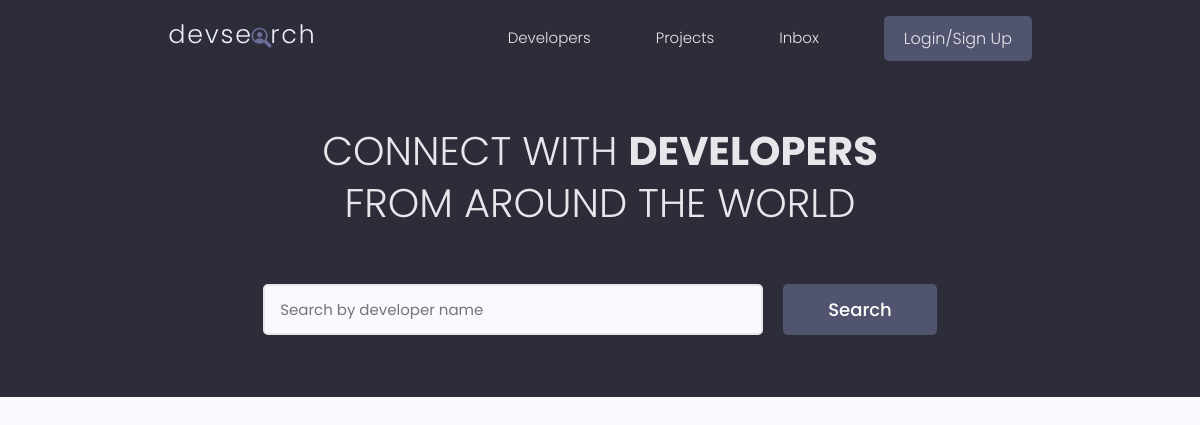
Before: / with the older database file.
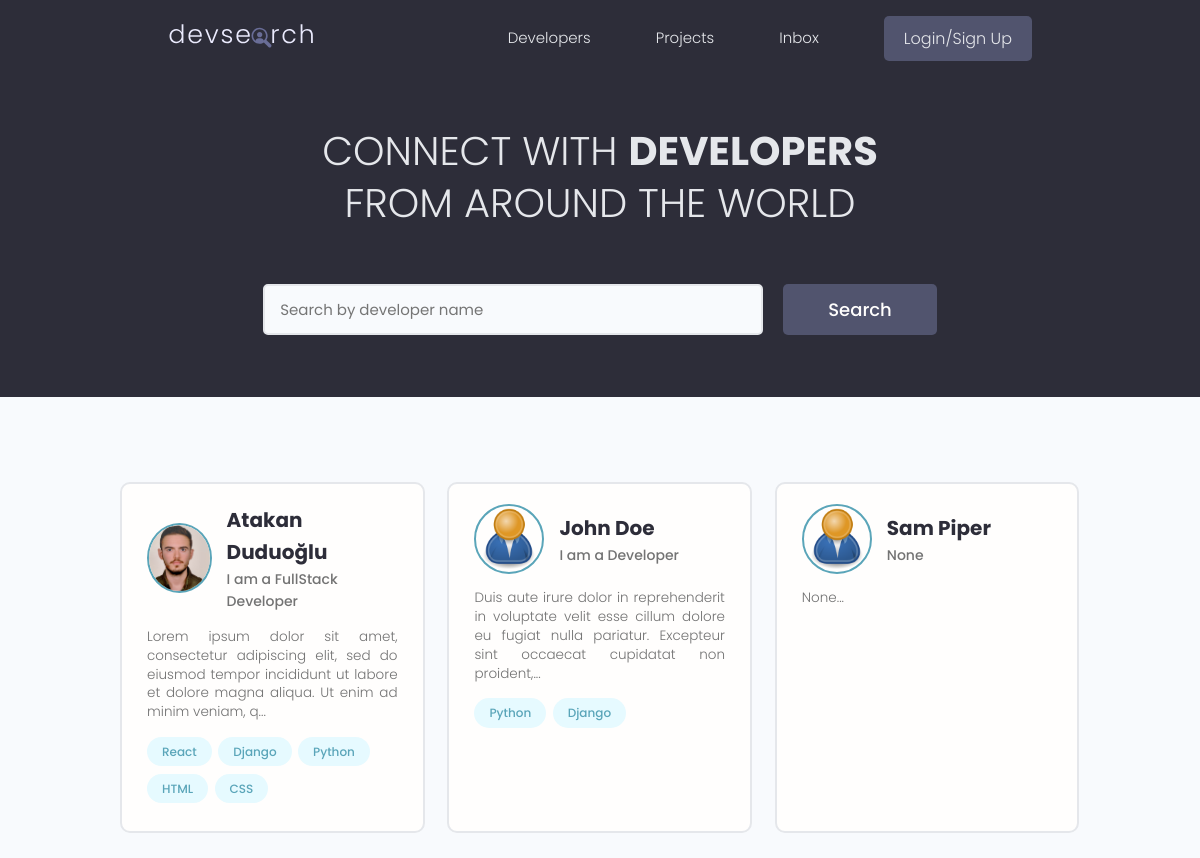
After: the same page with the newer database file.
### users/models.py (models this page shows, shortened)
class Profile(models.Model):
    user = models.OneToOneField(User, on_delete=models.CASCADE, null=True, blank=True)
    name = models.CharField(max_length=200, blank=True, null=True)
    email = models.EmailField(max_length=500, blank=True, null=True)
    username = models.CharField(max_length=200, blank=True, null=True)
    location = models.CharField(max_length=200, blank=True, null=True)
    short_intro = models.CharField(max_length=200, blank=True, null=True)
    bio = models.TextField(blank=True, null=True)
    profile_image = models.ImageField(null=True, blank=True, upload_to='profiles/', default="profiles/user-default.png")
    social_github = models.CharField(max_length=200, blank=True, null=True)
    social_twitter = models.CharField(max_length=200, blank=True, null=True)
    social_linkedin = models.CharField(max_length=200, blank=True, null=True)
    social_youtube = models.CharField(max_length=200, blank=True, null=True)
    social_website = models.CharField(max_length=200, blank=True, null=True)
    created = models.DateTimeField(auto_now_add=True)
    id = models.UUIDField(default=uuid.uuid4, unique=True, primary_key=True, editable=False)

class Skill(models.Model):
    owner = models.ForeignKey(Profile, on_delete=models.CASCADE, null=True, blank=True)
    name = models.CharField(max_length=200, blank=True, null=True)
    description = models.TextField(blank=True, null=True)
    id = models.UUIDField(default=uuid.uuid4, unique=True, primary_key=True, editable=False)
    def __str__(self):
        return str(self.name)

### users/views.py (the view)
# urls.py: path('', views.profiles, name="profiles"),
def profiles(request):
    profiles, search_query = searchProfiles(request)
    custom_range, profiles = paginationProfiles(request, profiles, 3)
    context = {'profiles': profiles, 'search_query': search_query, 'custom_range': custom_range}
    return render(request, 'users/profiles.html', context)

### users/utils.py (called while the page is built)
def paginationProfiles(request, profiles, results):
    page = request.GET.get('page')
    paginator = Paginator(profiles, results)
    try:
        profiles = paginator.page(page)
    except PageNotAnInteger:
        page = 1
        profiles = paginator.page(page)
    except EmptyPage:
        page = paginator.num_pages
        profiles = paginator.page(page)
    leftIndex = (int(page) - 4)
    if leftIndex < 1:
        leftIndex = 1
    rightIndex = (int(page) + 5)
    if rightIndex > paginator.num_pages:
        rightIndex = paginator.num_pages + 1
    custom_range = range(leftIndex, rightIndex)
    return custom_range, profiles

def searchProfiles(request):
    search_query = ''
    if request.GET.get('search_query'):
        search_query = request.GET.get('search_query')
    skills = Skill.objects.filter(name__icontains=search_query)
    profiles = Profile.objects.distinct().filter(
        Q(name__icontains=search_query) |
        Q(short_intro__icontains=search_query) |
        Q(skill__in=skills))
    return profiles, search_query

### users/templates/users/profiles.html (shortened to what this page needs)
{% extends 'main.html' %}
{% block content %}
  <main class="home">
    <section class="hero-section text-center">
      <div class="container container--narrow">
        <div class="hero-section__box">
          <h2>CONNECT WITH <span>DEVELOPERS</span></h2>
          <h2>FROM AROUND THE WORLD</h2>
        </div>
        <div class="hero-section__search">
          <form id="searchForm" class="form" action="{% url 'profiles' %}" method="get">
            <div class="form__field">
              <input class="input input--text" id="formInput#search" type="text" name="search_query"
               value="{{ search_query }}" placeholder="Search by developer name" />
            </div>
            <input class="btn btn--sub btn--lg" type="submit" value="Search" />
          </form>
        </div>
      </div>
    </section>
    <section class="devlist">
      <div class="container">
        <div class="grid grid--three">
            {% for profile in profiles %}
          <div class="column card">
            <div class="dev">
              <a href="{% url 'user-profile' profile.id %}" class="card__body">
                <div class="dev__profile">
                  <img class="avatar avatar--md" src="{{ profile.profile_image.url }}" alt="image" />
                  <div class="dev__meta">
                    <h3>{{ profile.name }}</h3>
                    <h5>{{ profile.short_intro|slice:"60" }}</h5>
                  </div>
                </div>
                <p class="dev__info">{{ profile.bio|slice:"150" }}...</p>
                <div class="dev__skills">
                    {% for skill in profile.skill_set.all|slice:"5" %}
                  <span class="tag tag--pill tag--main">
                    <small>{{ skill }}</small>
                  </span>
                    {% endfor %}
                </div>
              </a>
            </div>
          </div>
            {% endfor %}
        </div>
      </div>
    </section>
  </main>
{% endblock %}

### templates/main.html (shortened to what this page needs)
<!DOCTYPE html>
{% load static %}
<html lang="en">
<head>
    <link rel="stylesheet" href="https://cdn.iconmonstr.com/1.3.0/css/iconmonstr-iconic-font.min.css"/>
    <link rel="stylesheet" href="{% static 'uikit/styles/uikit.css' %}"/>
    <link rel="stylesheet" href="{% static 'styles/app.css' %}"/>
</head>
<body>
{% include 'navbar.html' %}
{% block content %}
{% endblock content %}
</body>
</html>

### templates/navbar.html (shortened to what this page needs)
{% load static %}
  <header class="header">
    <div class="container container--narrow">
      <a href="{% url 'profiles' %}" class="header__logo">
        <img src="{% static 'images/logo.svg' %}" alt="DevSearch Logo" />
      </a>
      <nav class="header__nav">
        <ul class="header__menu">
          <li class="header__menuItem"><a href="{% url 'profiles' %}">Developers</a></li>
          <li class="header__menuItem"><a href="{% url 'projects' %}">Projects</a></li>
          <li class="header__menuItem"><a href="">Inbox</a></li>
            {% if request.user.is_authenticated %}
          <li class="header__menuItem"><a href="{% url 'account' %}">Account</a></li>
          <li class="header__menuItem"><a href="{% url 'logout' %}" class="btn btn--sub">Logout</a></li>
            {% else %}
          <li class="header__menuItem"><a href="{% url 'login' %}" class="btn btn--sub">Login/Sign Up</a></li>
            {% endif %}
        </ul>
      </nav>
    </div>
  </header>

### templates/pagination.html (shortened to what this page needs)
{% load static %}

### static/styles/app.css (style rules this page uses)
:root { --color-sub: #2d2d39; }
.btn--sub { background-color: var(--color-sub-light); }
.card { border: 2px solid var(--color-light); }
img { width: 100%; }
.header { position: sticky; z-index: 111; background-color: var(--color-sub); padding: 1.5rem 0; }
.header > .container { display: flex; justify-content: space-between; align-items: center; }
.header__logo > img { height: 3.8rem; }
.header__nav > ul { display: inline-flex; align-items: center; list-style: none; gap: 6.5rem; }
.header__menuItem > a { color: var(--color-light); font-weight: 300; }
.hero-section { height: 40vh; display: flex; align-items: center; background-color: var(--color-sub); }
.hero-section__box { margin-bottom: 4rem; }
.hero-section__box > h2, .hero-section__box > h2 > span { font-size: 4rem; color: var(--color-light); line-height: 1.3; text-transform: uppercase; }
.hero-section__box > h2 { font-weight: 300; }
.hero-section__box > h2 > span { font-weight: 700; }
.hero-section__search > .form { display: flex; align-items: center; justify-content: center; gap: 2rem; }
.hero-section__search > .form input.input--text { width: 50rem; }
.devlist { margin-top: 8rem; }
.devlist .grid { align-items: stretch; }
.devlist .dev .dev__profile { display: flex; align-items: center; gap: 1.5rem; }
.devlist .dev .dev__meta h3 { color: var(--color-sub); font-size: 2rem; font-weight: 700; }
.devlist .dev .dev__meta h5 { color: var(--color-text); font-size: 1.4rem; font-weight: 500; }
.devlist .dev .dev__info { margin: 1.5rem 0; font-size: 1.35rem; line-height: 1.4; text-align: justify; }

### static/uikit/styles/modules/_variables.css (style rules this page uses)
:root { --color-main: #5aa5b9; --color-main-light: #e6faff; --color-sub: #3f4156; --color-sub-light: #51546e; --color-sub-lighter: #ededfd; --color-text: #737373; --color-gray: #8b8b8b; --color-light: #e5e7eb; --color-light-gray: #767676; --color-bg: #f8fafd; --color-white: #fffefd; --color-white-light: #f3f3f3; --color-success: #359e64; --color-success-bg: #def8e8; --color-error: #fc4b0b; --color-error-bg: #fff2ee; --font-base: 'Poppins', arial, helvetica, 'Segoe UI', roboto, ubuntu, sans-serif; --font-monospace: 'Fira Code', 'Courier New', courier, monospace; --font-regular: 300; --font-medium: 500; --font-bold: 700; --generic-shadow: 1px 1px 5px #00000010; --generic-transition: all 0.3s ease-in-out; }

### static/uikit/styles/modules/_base.css (style rules this page uses)
* { margin: 0; padding: 0; box-sizing: border-box; text-rendering: optimizeLegibility; color: inherit; font-size: inherit; }
html { font-size: 50%; }
@media only screen and (min-width: 480px) { html { font-size: 56.25%; } }
@media only screen and (min-width: 1200px) { html { font-size: 62.5%; } }
body { line-height: 1.6; font-weight: 400; font-size: 1.5rem; color: var(--color-text); background-color: var(--color-bg); min-height: 100vh; }

### static/uikit/styles/modules/_typography.css (style rules this page uses)
* { font-family: var(--font-base); }
h2 { font-size: 3.6rem; font-weight: var(--font-bold); }
h3 { font-size: 3.2rem; font-weight: var(--font-medium); }
h5 { font-size: 2.4rem; font-weight: var(--font-medium); }
h5, h6 { font-weight: var(--font-regular); }
p, span, strong { font-size: 1.6rem; color: var(--color-text); font-weight: var(--font-regular); }
a { padding-bottom: 2px; text-decoration: none; display: inline-block; color: var(--color-main); font-weight: var(--font-medium); }

### static/uikit/styles/modules/_utilities.css (style rules this page uses)
.container { width: 92%; max-width: 165rem; margin: 0 auto; box-sizing: border-box; }
.container--narrow { width: 92%; max-width: 120rem; }
@media screen and (min-width: 1000px) { .container { width: 90%; } }
@media screen and (min-width: 1000px) { .container--narrow { width: 85%; } }
@media screen and (min-width: 1200px) { .container { width: 80%; } }
@media screen and (min-width: 1200px) { .container--narrow { width: 72%; } }
.text-center { text-align: center; }

### static/uikit/styles/modules/_avatar.css (style rules this page uses)
.avatar { border-radius: 50%; border: 2px solid var(--color-main); object-fit: cover; }
.avatar--md { height: 7rem; width: 7rem; }

### static/uikit/styles/modules/_button.css (style rules this page uses)
.btn { display: inline-block; position: relative; cursor: pointer; background-color: var(--color-light); font-weight: var(--font-medium); color: var(--color-sub); text-decoration: none; padding: 1rem 2rem; border-radius: 0.5rem; border: none; width: -webkit-fit-content; width: -moz-fit-content; width: fit-content; height: -webkit-fit-content; height: -moz-fit-content; height: fit-content; font-size: 1.6rem; outline-width: 0; outline-color: transparent; -webkit-backface-visibility: hidden; backface-visibility: hidden; transition: all 0.3s ease-in-out; }
.btn--sub { background-color: var(--color-sub); color: var(--color-white); }
.btn--lg { font-size: 1.8rem; padding: 1.2rem 4.5rem; }

Changed rows visible on the page:
added Profile: profile_image (picture), name "Atakan Duduoğlu", short_intro "I am a FullStack Developer", bio "Lorem ipsum dolor sit amet, consectetur adipiscing elit, sed do eiusmod tempor incididunt ut labore et dolore magna aliqua. Ut enim ad minim veniam, q"
added Skill: name "React", shown under "Atakan Duduoğlu"
added Skill: name "Django", shown under "Atakan Duduoğlu"
added Skill: name "Python", shown under "Atakan Duduoğlu"
added Skill: name "HTML", shown under "Atakan Duduoğlu"
added Skill: name "CSS", shown under "Atakan Duduoğlu"
added Profile: profile_image (placeholder picture), name "John Doe", short_intro "I am a Developer", bio "Duis aute irure dolor in reprehenderit in voluptate velit esse cillum dolore eu fugiat nulla pariatur. Excepteur sint occaecat cupidatat non proident,"
added Skill: name "Python", shown under "John Doe"
added Skill: name "Django", shown under "John Doe"
added Profile: profile_image (placeholder picture), name "Sam Piper", short_intro "None", bio "None"
